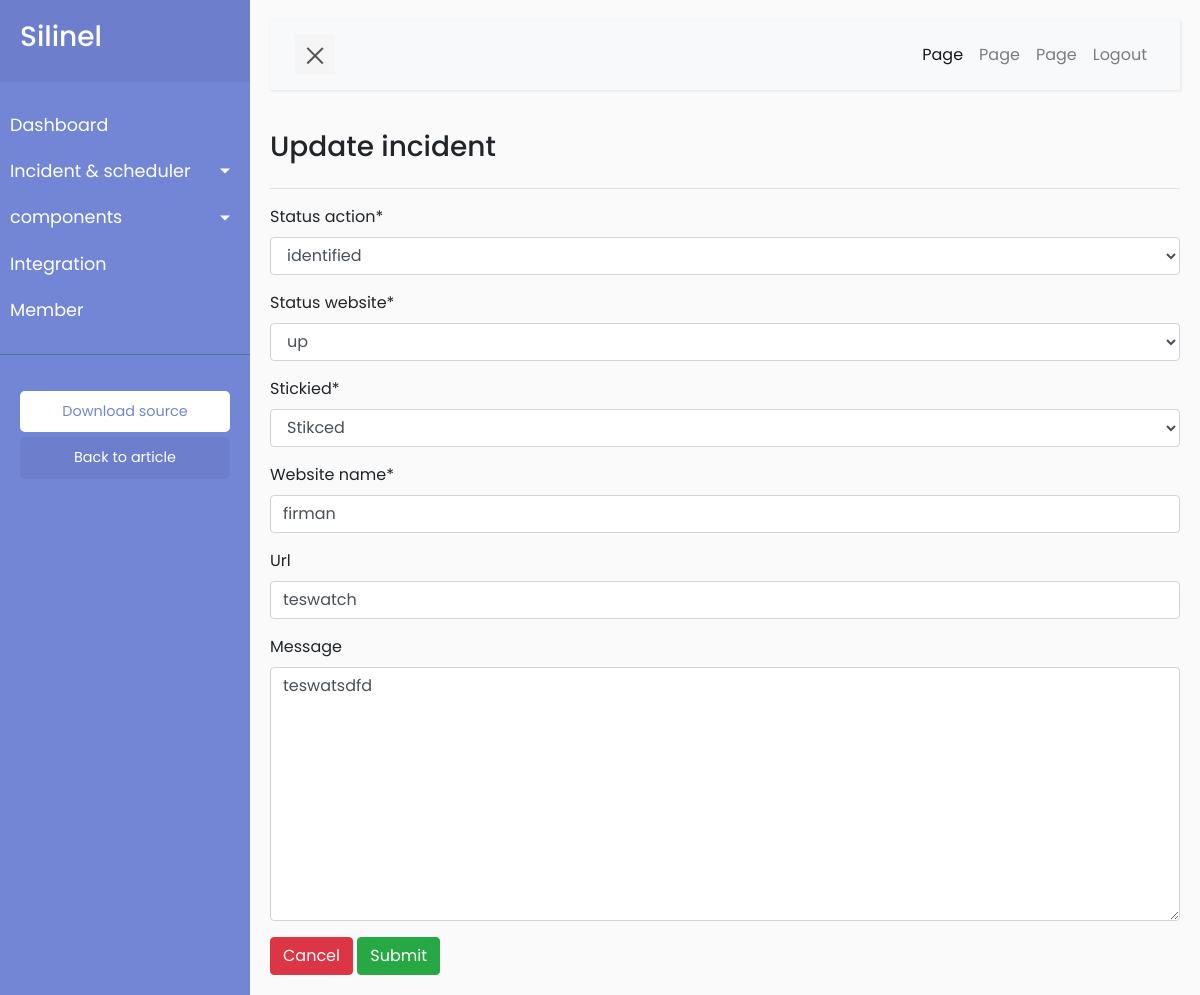
Page /dashboard/incident/update/93 on the committed database.
### silinell/models.py (models this page shows, shortened)
class incident(models.Model):
    STATUS_ACTION_CHOICES = (
        ('Identified', 'identified'),
        ('Watch', 'watch'),
        ('Fixed', 'fixed'),
        ('Investigating', 'investigating'),
    )
    STATUS_UPTIME_CHOICES = (
        ('Down', 'Down'),
        ('Up', 'up'),
    )
    STATUS_STICKED_CHOICES = (
        ('Stikced', 'Stikced'),
        ('Un Stikced', 'Un Stikced'),
    )
    status_action = models.CharField(max_length=40, choices= STATUS_ACTION_CHOICES )
    status_website = models.CharField(max_length=40, choices= STATUS_UPTIME_CHOICES )
    stickied = models.CharField(max_length=40, choices= STATUS_STICKED_CHOICES, default="Stikced" )
    website_name = models.CharField(max_length=50)
    url = models.CharField(max_length=30, blank=True)
    message  = models.TextField(max_length=300, blank=True)
    date_occur = models.DateTimeField(default=datetime.now, blank=True)

### silinell/views.py (the view)
# urls.py: path('dashboard/incident/update/<int:pk>', views.IncidentUpdateView.as_view(), name='incident_url_update'),
class IncidentUpdateView(UpdateView):
    model = incident
    template_name = 'dashboard/incident/update-incident.html'
    fields = [
        "status_action",
        "status_website",
        "stickied",
        "website_name",
        "url",
        "message",
    ]
    success_url ="/dashboard/incident"

### silinell/templates/dashboard/incident/update-incident.html
{% extends "dashboard/dashboard-base.html" %}
{% block content  %}
<div class="row">
<div class="col-md-6"><h3>Update incident</h3>
</div>
<div class="col-md-6">
</div>
</div>
<hr>
{% load static %}
<div class="">
{% include "dashboard/incident/update-incident-component.html" %}
</div>
{% endblock %}

### silinell/templates/dashboard/incident/update-incident-component.html (shortened to what this page needs)
{% load static %}
<form method="post">
{% load crispy_forms_tags %}
{{ form|crispy }}
<button type="button" class="btn btn-danger" >Cancel</button>
<input class="btn btn-success"  type="submit"  value="Submit"  />
</form>

### rows in the picture
incident: status_action "identified", status_website "up", stickied "Stikced", website_name "firman", url "teswatch", message "teswatsdfd"
